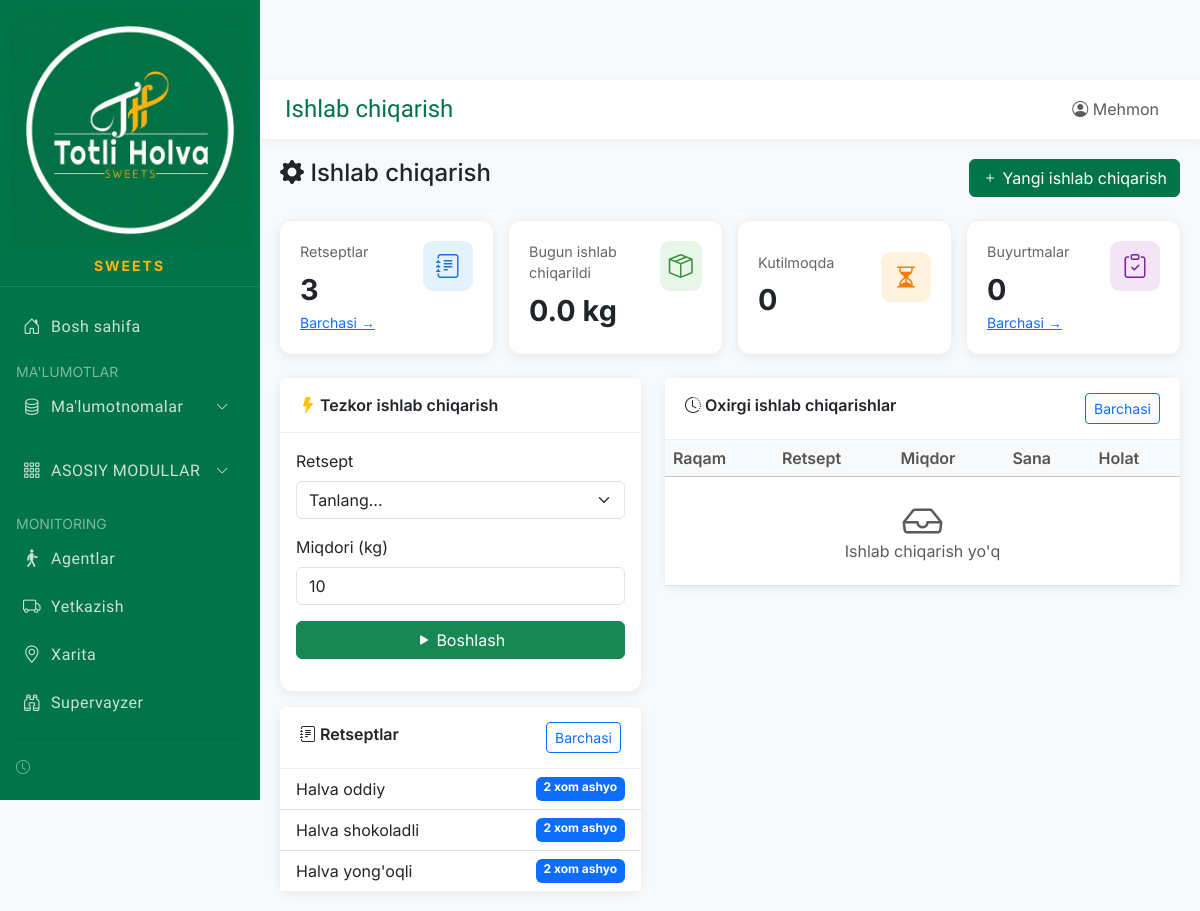
Screenshot of /production with the database file from the repository.
### app/models/database.py (models this page shows)
class Recipe(Base):
    __tablename__ = "recipes"
    id = Column(Integer, primary_key=True, index=True)
    product_id = Column(Integer, ForeignKey("products.id"))  # Qaysi mahsulot uchun
    name = Column(String(200))
    output_quantity = Column(Float, default=1)  # Chiqish miqdori
    description = Column(Text)
    is_active = Column(Boolean, default=True)
    items = relationship("RecipeItem", back_populates="recipe")

### main.py (the view)
@app.get("/production", response_class=HTMLResponse)
async def production_dashboard(request: Request, db: Session = Depends(get_db)):
    today = datetime.now().date()
    total_recipes = db.query(Recipe).filter(Recipe.is_active == True).count()
    today_productions = db.query(Production).filter(
        Production.date >= today,
        Production.status == "completed"
    ).all()
    today_quantity = sum(p.quantity for p in today_productions)
    pending_productions = db.query(Production).filter(
        Production.status == "draft"
    ).count()
    recent_productions = db.query(Production).order_by(
        Production.date.desc()
    ).limit(10).all()
    recipes = db.query(Recipe).filter(Recipe.is_active == True).all()
    return templates.TemplateResponse("production/index.html", {
        "request": request,
        "total_recipes": total_recipes,
        "today_quantity": today_quantity,
        "pending_productions": pending_productions,
        "recent_productions": recent_productions,
        "recipes": recipes,
        "page_title": "Ishlab chiqarish"
    })

### app/templates/production/index.html (shortened to what this page needs)
{% extends "base.html" %}
{% block content %}
<div class="d-flex justify-content-between mb-4">
    <h4><i class="bi bi-gear-fill"></i> Ishlab chiqarish</h4>
    <a href="/production/new" class="btn btn-primary">
        <i class="bi bi-plus"></i> Yangi ishlab chiqarish
    </a>
</div>
<div class="row g-3 mb-4">
    <div class="col-md-3">
        <div class="stat-card">
            <div class="d-flex justify-content-between">
                <div>
                    <p>Retseptlar</p>
                    <h3>{{ total_recipes }}</h3>
                </div>
                <div class="icon blue">
                    <i class="bi bi-journal-text"></i>
                </div>
            </div>
            <a href="/production/recipes" class="text-primary small">Barchasi →</a>
        </div>
    </div>
    <div class="col-md-3">
        <div class="stat-card">
            <div class="d-flex justify-content-between">
                <div>
                    <p>Bugun ishlab chiqarildi</p>
                    <h3>{{ "%.1f"|format(today_quantity) }} kg</h3>
                </div>
                <div class="icon green">
                    <i class="bi bi-box-seam"></i>
                </div>
            </div>
        </div>
    </div>
    <div class="col-md-3">
        <div class="stat-card">
            <div class="d-flex justify-content-between">
                <div>
                    <p>Kutilmoqda</p>
                    <h3>{{ pending_productions }}</h3>
                </div>
                <div class="icon orange">
                    <i class="bi bi-hourglass-split"></i>
                </div>
            </div>
        </div>
    </div>
    <div class="col-md-3">
        <div class="stat-card">
            <div class="d-flex justify-content-between">
                <div>
                    <p>Buyurtmalar</p>
                    <h3>{{ recent_productions|length }}</h3>
                </div>
                <div class="icon purple">
                    <i class="bi bi-clipboard-check"></i>
                </div>
            </div>
            <a href="/production/orders" class="text-primary small">Barchasi →</a>
        </div>
    </div>
</div>
<div class="row">
    <div class="col-md-5">
        <div class="card">
            <div class="card-header">
                <i class="bi bi-lightning-fill text-warning"></i> Tezkor ishlab chiqarish
            </div>
            <div class="card-body">
                <form method="POST" action="/production/create">
                    <div class="mb-3">
                        <label class="form-label">Retsept</label>
                        <select class="form-select" name="recipe_id" required>
                            <option value="">Tanlang...</option>
                        </select>
                    </div>
                    <div class="mb-3">
                        <label class="form-label">Miqdori (kg)</label>
                        <input type="number" class="form-control" name="quantity" step="0.1" min="0.1" value="10" required>
                    </div>
                    <button type="submit" class="btn btn-success w-100">
                        <i class="bi bi-play-fill"></i> Boshlash
                    </button>
                </form>
            </div>
        </div>
        <div class="card mt-3">
            <div class="card-header d-flex justify-content-between">
                <span><i class="bi bi-journal-text"></i> Retseptlar</span>
                <a href="/production/recipes" class="btn btn-sm btn-outline-primary">Barchasi</a>
            </div>
            <div class="card-body p-0">
                <ul class="list-group list-group-flush">
                    {% for recipe in recipes[:5] %}
                    <li class="list-group-item d-flex justify-content-between">
                        <span>{{ recipe.name }}</span>
                        <span class="badge bg-primary">{{ recipe.items|length }} xom ashyo</span>
                    </li>
                    {% else %}
                    <li class="list-group-item text-center text-muted">Retseptlar yo'q</li>
                    {% endfor %}
                </ul>
            </div>
        </div>
    </div>
    <div class="col-md-7">
        <div class="card">
            <div class="card-header d-flex justify-content-between">
                <span><i class="bi bi-clock-history"></i> Oxirgi ishlab chiqarishlar</span>
                <a href="/production/orders" class="btn btn-sm btn-outline-primary">Barchasi</a>
            </div>
            <div class="card-body p-0">
                <table class="table table-hover mb-0">
                    <thead class="table-light">
                        <tr>
                            <th>Raqam</th>
                            <th>Retsept</th>
                            <th>Miqdor</th>
                            <th>Sana</th>
                            <th>Holat</th>
                        </tr>
                    </thead>
                    <tbody>
                        {% for prod in recent_productions %}
                        <tr>
                            <td><strong>{{ prod.number }}</strong></td>
                            <td>
                                {% if prod.recipe_id %}
                                Retsept #{{ prod.recipe_id }}
                                {% else %}
                                -
                                {% endif %}
                            </td>
                            <td>{{ "%.1f"|format(prod.quantity) }} kg</td>
                            <td>{{ prod.date.strftime('%d.%m.%Y %H:%M') }}</td>
                            <td>
                                {% if prod.status == 'completed' %}
                                <span class="badge bg-success">Yakunlandi</span>
                                {% elif prod.status == 'draft' %}
                                <span class="badge bg-warning">Kutilmoqda</span>
                                {% else %}
                                <span class="badge bg-danger">Bekor</span>
                                {% endif %}
                            </td>
                        </tr>
                        {% else %}
                        <tr>
                            <td colspan="5" class="text-center text-muted py-4">
                                <i class="bi bi-inbox fs-1"></i><br>
                                Ishlab chiqarish yo'q
                            </td>
                        </tr>
                        {% endfor %}
                    </tbody>
                </table>
            </div>
        </div>
    </div>
</div>
{% endblock %}

### app/templates/base.html (style rules this page uses)
:root { --primary-color: #017449; --secondary-color: #017449; --accent-color: #FFB50D; --bg-color: #f8f9fa; }
body { font-family: 'Inter', sans-serif; background-color: #f8f9fa; }
.card { border: none; border-radius: 12px; box-shadow: 0 2px 12px rgba(0, 0, 0, 0.08); }
.card-header { background: white; border-bottom: 1px solid #eee; font-weight: 600; padding: 15px 20px; }
.stat-card { background: white; border-radius: 12px; padding: 20px; box-shadow: 0 2px 12px rgba(0, 0, 0, 0.08); transition: transform 0.3s; min-height: 120px; height: 100%; width: 100%; display: flex; flex-direction: column; justify-content: center; }
.stat-card .icon { width: 50px; height: 50px; border-radius: 10px; display: flex; align-items: center; justify-content: center; font-size: 1.5rem; }
.stat-card .icon.blue { background: #e3f2fd; color: #1976d2; }
.stat-card .icon.green { background: #e8f5e9; color: #388e3c; }
.stat-card .icon.orange { background: #fff3e0; color: #f57c00; }
.stat-card .icon.purple { background: #f3e5f5; color: #7b1fa2; }
.stat-card h3 { font-size: 1.8rem; font-weight: 700; margin: 10px 0 5px 0; }
.stat-card p { color: #666; margin: 0; font-size: 0.9rem; }
.btn-primary { background: var(--primary-color); border-color: var(--primary-color); }
.table { margin: 0; }
.table th { font-weight: 600; color: #555; border-top: none; }

### rows the page displays
Recipe: name "Halva oddiy", items|length "2"
Recipe: name "Halva shokoladli", items|length "2"
Recipe: name "Halva yong'oqli", items|length "2"

### other values shown
{{ page_title }} "Ishlab chiqarish"
{{ total_recipes }} "3"
{{ "%.1f"|format(today_quantity) }} "0.0"
{{ pending_productions }} "0"
{{ recent_productions|length }} "0"
